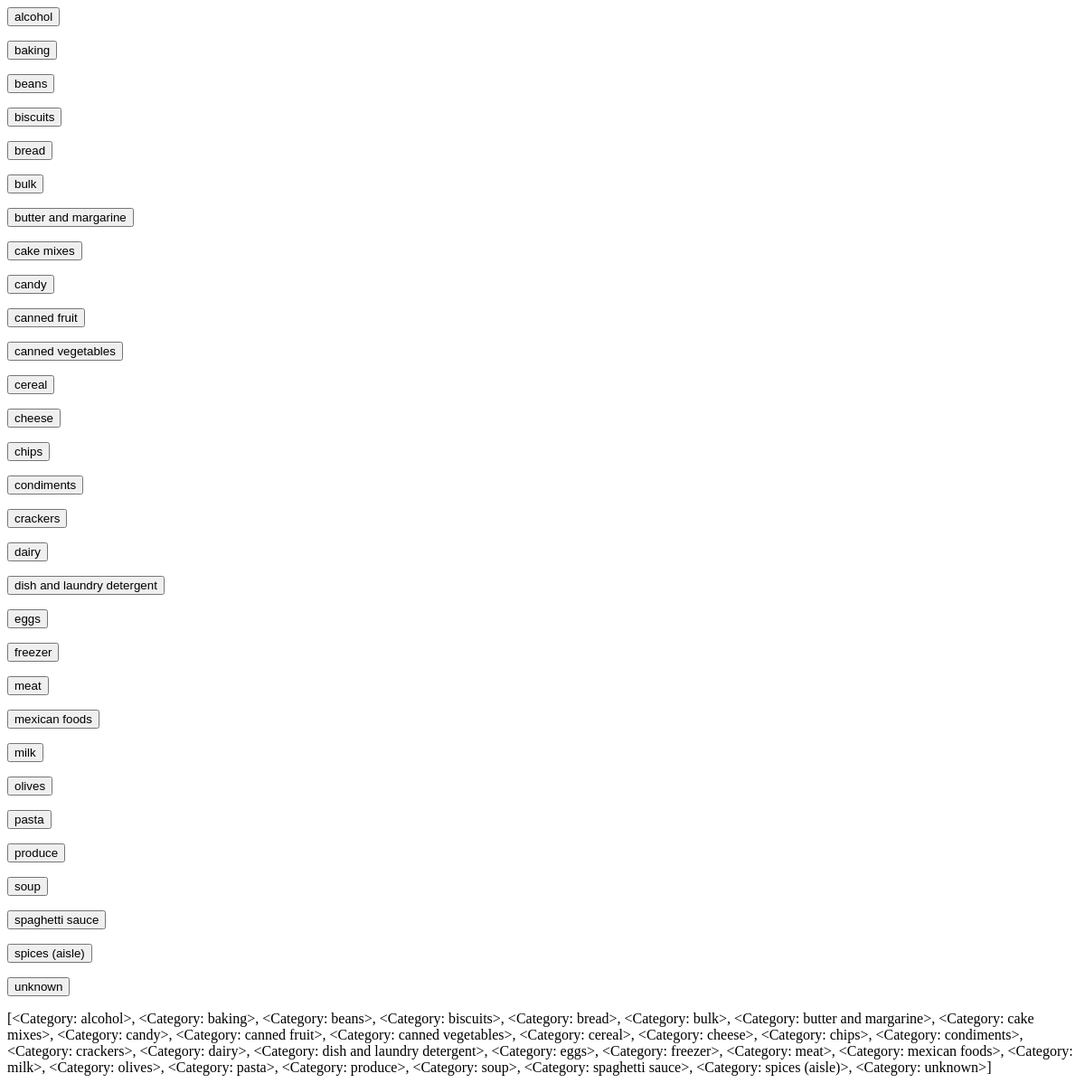
The page /kitchen/item_selector/ on the database as committed earlier.
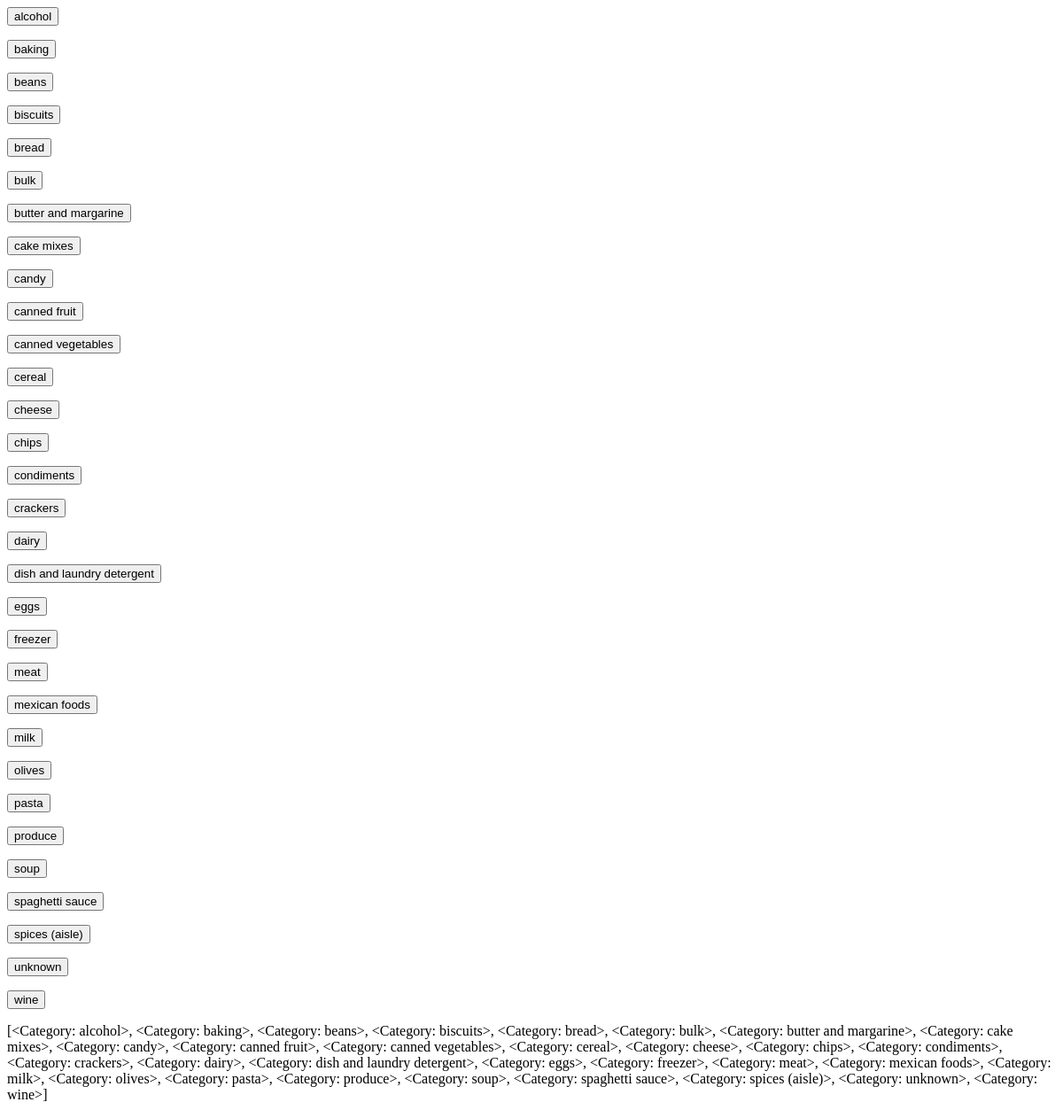
The same page on the database as committed later.
### kitchen/models.py (models this page shows)
class Category(models.Model):
    name   = models.CharField(max_length=256)
    class Meta:
        ordering = ('name',)
    def __unicode__(self):
        return self.name

### kitchen/views.py (the view)
# urls.py: url(r'item_selector/$',         views.item_selector,       name='item_selector'),
def item_selector(request):
    pass_through = []
    for p in request.POST.items():
        if p[0][0:3] == 'ud_':
            pass_through.append(p)
    try:
        cat = request.POST['cat']
    except KeyError:
        cat = None
    tree = kitchen.funcs.item_selector_tree2(cat)
    context = {
            'cat': cat,
            'pass_through': pass_through,#request.POST.items(),
            'extra': pass_through,#request.POST.items(),
            }
    if not tree:
        return item_selector_final(request)
        if not cat:
            return render(request, 'kitchen/error.html', {'message':'item selector: no category'})
        choices = kitchen.funcs.category_get_items(cat)
        context['action'] = 'kitchen:item_selector_test'
        temp = 'kitchen/item_selector_final_0.html'
    else:
        choices = tree
        temp = 'kitchen/item_selector.html'
    context['choices'] = choices
    return render(request, temp, context)

### kitchen/funcs.py (called while the page is built)
def category_is_child(c):
    cr_lst = kitchen.models.CategoryRelation.objects.all()
    for cr in cr_lst:
        if c == cr.child:
            return True
    return False

def category_top():
    c_lst = kitchen.models.Category.objects.all()
    ret = []
    for c in c_lst:
        if not category_is_child(c):
            ret.append(c)
    return ret

def item_selector_tree2(cat_name):
    if not cat_name:
        return category_top()
    cat = kitchen.models.Category.objects.filter(name=cat_name)
    return category_get_children_list(cat[0])

### kitchen/templates/kitchen/item_selector.html (shortened to what this page needs)
<html>
	{% for c in choices %}
	<form action="{% url 'kitchen:item_selector' %}" method="post">
		<input type="submit" value="{{ c }}">
	</form>
	{% endfor %}
	{{ choices }}
</html>

Rows that differ between the two databases and show on the page:
computed for Category "alcohol": name.name "…<Category: spices (aisle)>, <Category: unknown>]" → "…<Category: spices (aisle)>, <Category: unknown>, <Category: wine>]"
added Category: name "wine"
